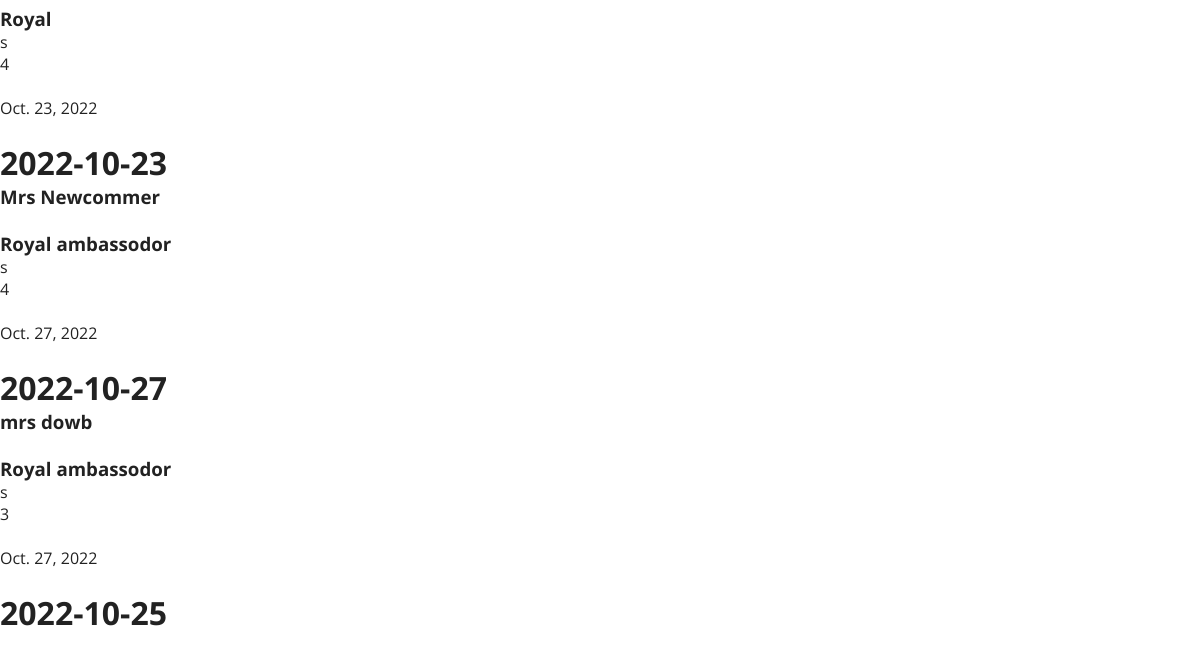
Page /archive (lower part) on the earlier database version.
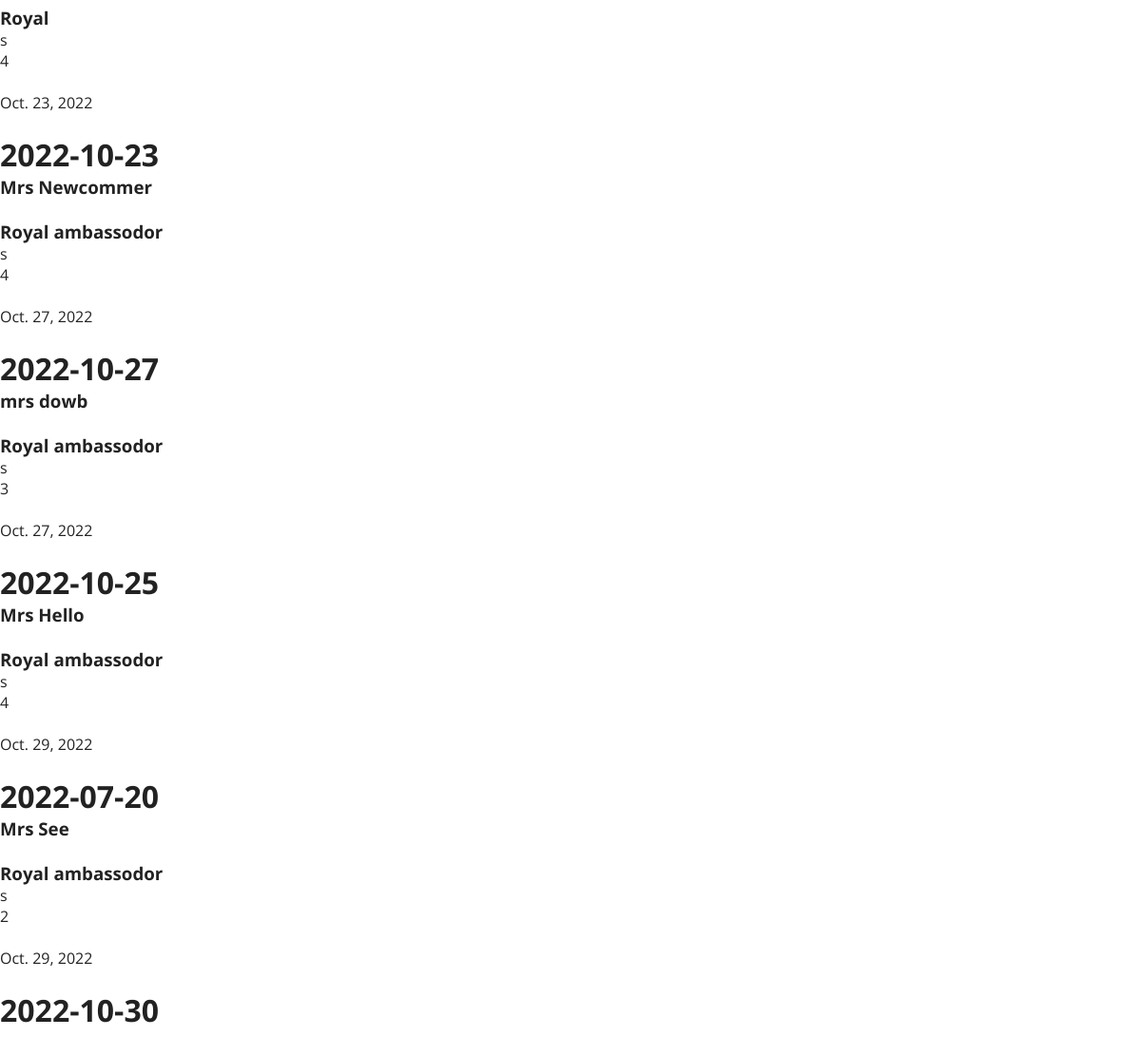
Same page on the later database version.
### calc/models.py (models this page shows, shortened)
class InputAmenity(models.Model):
    big_id = models.BigAutoField(primary_key=True)
    name = models.CharField(max_length=300)
    membership = models.CharField(max_length=400)
    arrival_date = models.CharField(max_length=100)
    returns = models.IntegerField(default=0)
    vip_level = models.IntegerField(default=0)
    guests_count = models.IntegerField(default=1)
    room_allocation = models.IntegerField(default=100)
    num_of_fruit = models.IntegerField(default=1, blank=True, null=True)
    fruit_amenity = models.CharField(
        max_length=200, choices=FRUIT, blank=True, null=True)
    num_of_drink = models.IntegerField(default=0, blank=True, null=True)
    drink_amenity = models.CharField(
        max_length=200, choices=DRINK, blank=True, null=True)
    num_of_dessert = models.IntegerField(default=1, blank=True, null=True)
    dessert_amenity = models.CharField(
        max_length=200, choices=DESSERT, blank=True, null=True)
    birthday_amenity = models.CharField(
        max_length=200, choices=BIRTHDAY, blank=True, null=True)
    month = models.CharField(max_length=300, choices=MONTHS)
    date = models.DateField(auto_now_add=True)

### calc/views.py (the view)
# urls.py: path('archive', views.archive, name='archive'),
def archive(request):
    arch = []
    date = []
    months = set()
    for i in DATA:
        date.append({
            'date': i.arrival_date,
            'month': i.month
        })
        months.add(i)
        if i.arrival_date < TODAY:
            arch.append(i)
    return render(request, 'calc/archive.html', {
        'data': arch,
        'dates': date,
        'months': months,
    })

### calc/templates/calc/archive.html (shortened to what this page needs)
{% extends "calc/base.html" %}
{% block body %}
{% for d in data %}
<h3>{{d.name}}</h3>
<br>
<h3>{{d.membership}}</h3>s
<br>
<p>{{d.vip_level}}</p>
<br>
<p>{{d.date}}</p>
<br>
{% if d.arrival_date %}
<h1>{{d.arrival_date}}</h1>
{% endif %}
{% endfor %}
{% endblock %}

### calc/templates/calc/base.html (shortened to what this page needs)
{% load static %}
<!DOCTYPE html>
<html lang="en">
<head>
    <link rel="stylesheet" href="/static/style.css">
</head>
<body>
    <div class="body-container">
        {% block body %}
        {% endblock %}
    </div>
</body>
</html>

### calc/static/style.css (style rules this page uses)
* { box-sizing: border-box; margin: 0; padding: 0; }
body { font-family: 'Open Sans', sans-serif; color: #222; padding-bottom: 50px; padding-top: 20%; }

### calc/templates/calc/base.html (style rules this page uses)
.body-container { margin-top: 10%; }

Differences in the rows shown:
added InputAmenity: name "Mrs Hello", membership "Royal ambassodor", vip_level "4", date "Oct. 29, 2022", arrival_date "2022-07-20"
added InputAmenity: name "Mrs See", membership "Royal ambassodor", vip_level "2", date "Oct. 29, 2022", arrival_date "2022-10-30"
